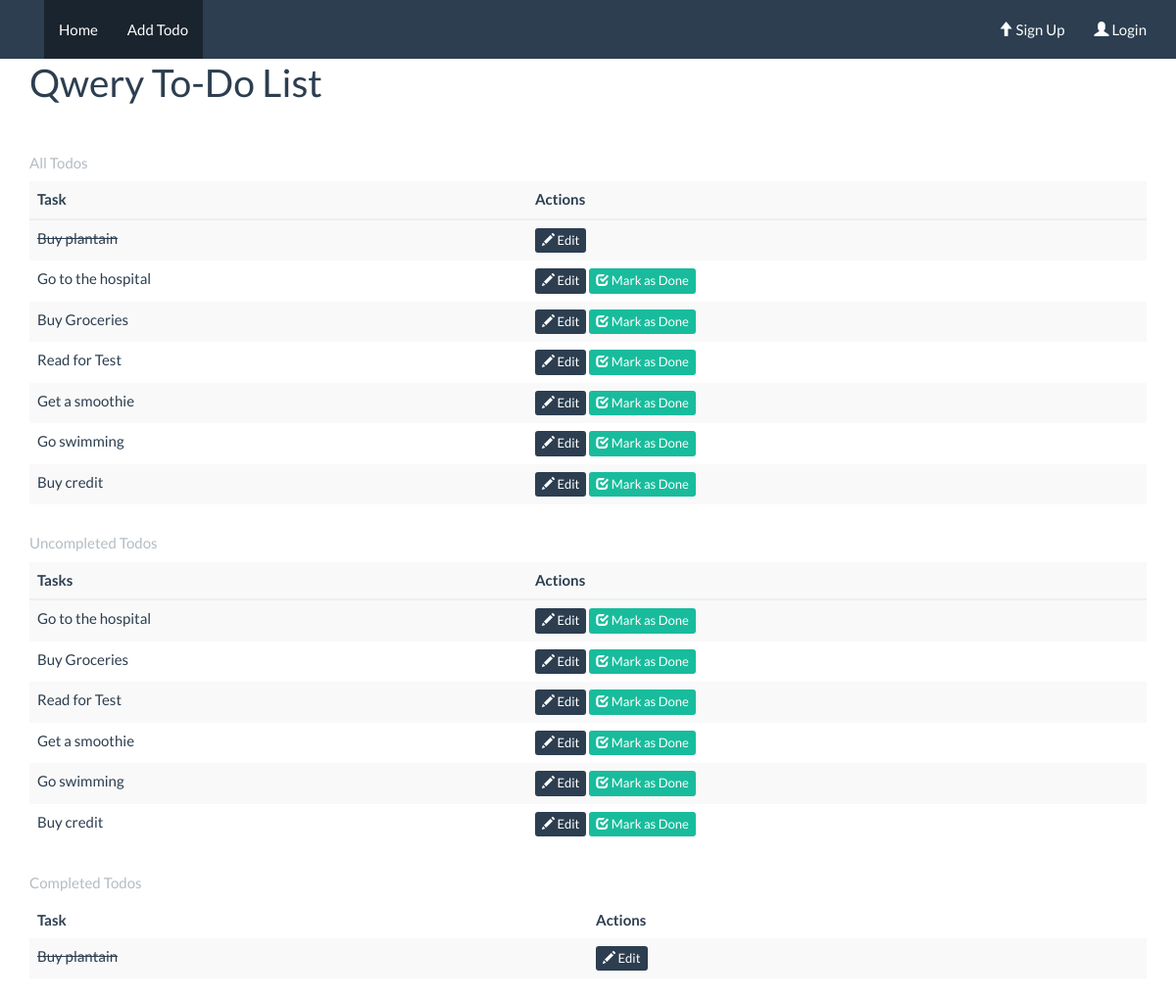
Page /home on the earlier database version.
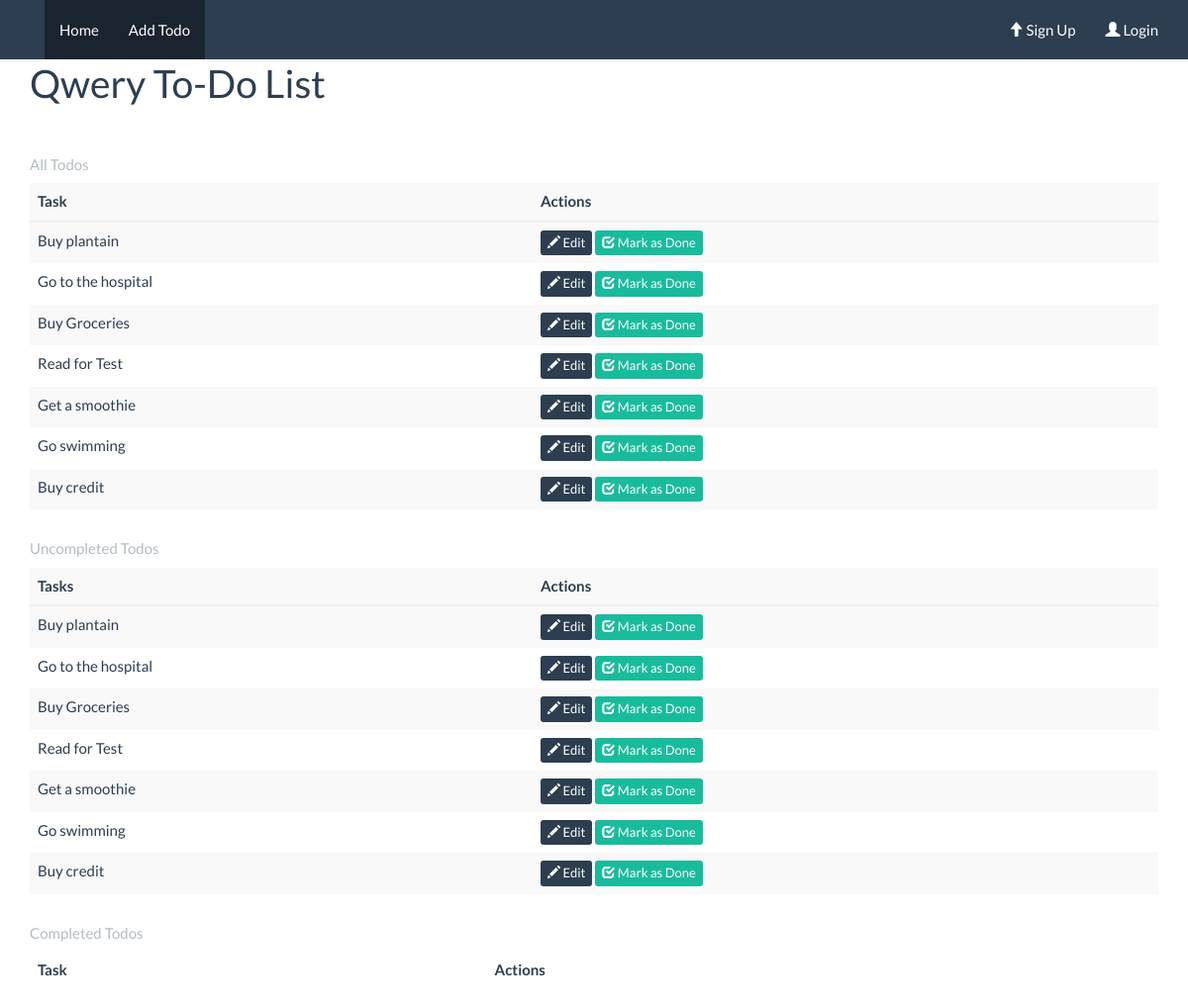
Same page on the later database version.
### src/models.py (models this page shows, shortened)
class SaveMixin(object):
    def save(self):
        db.session.add(self)
        db.session.commit()
        return self

class TodoList(SaveMixin,db.Model):
    id = db.Column(db.Integer, primary_key=True)
    title = db.Column(db.String)
    status = db.Column(db.Boolean)

### src/views.py (the view)
@app.route('/')
@app.route('/home')
def home():
    todos = TodoList.query.all()
    todos_done = TodoList.query.filter_by(status=True)
    todos_undone = TodoList.query.filter_by(status=False)
    return render_template("home.html",todos=todos, todos_done=todos_done, todos_undone=todos_undone)

### src/templates/home.html (shortened to what this page needs)
{% extends "base.html" %} {% block body %}
<div class="page-header">
  <div class="row">
    <div class="col-lg-8 col-md-7 col-sm-6">
      <h1>Qwery To-Do List</h1>
    </div>
  </div>
</div>
<table class="table table-striped table-hover ">
  <thead>
    <caption>All Todos</caption>
    <tr>
      <th>Task</th>
      <th>Actions</th>
    </tr>
  </thead>
  <tbody>
    {% for todo in todos %}
    {% if not todo.status %}
    <tr>
      <td>{{todo.title}}</td>
      <td>
        <a href="{{url_for('edit_todo', todo_id=todo.id)}}" class="btn btn-primary btn-xs" role="button"><span class="glyphicon glyphicon-pencil"></span> Edit</a>
        <a href="{{url_for('home', id=id)}}" class="btn btn-success btn-xs" role="button"><span class="glyphicon glyphicon-check"></span> Mark as Done</a>
      </td>
    </tr>
    {% else %}
    <tr>
      <td><s>{{todo.title}}</s></td>
      <td>
        <a href="{{url_for('edit_todo', todo_id=todo.id)}}" class="btn btn-primary btn-xs" role="button"><span class="glyphicon glyphicon-pencil"></span> Edit</a>
      </td>
    </tr>
    {% endif %}
    {% endfor %}
  </tbody>
</table>
<table class="table table-striped table-hover ">
  <thead>
    <caption>Uncompleted Todos</caption>
    <tr>
      <th>Tasks</th>
      <th>Actions</th>
    </tr>
  </thead>
  <tbody>
    {% for todo in todos_undone %}
    <tr>
      <td>{{todo.title}}</td>
      <td>
        <a href="{{url_for('edit_todo', todo_id=todo.id)}}" class="btn btn-primary btn-xs" role="button"><span class="glyphicon glyphicon-pencil"></span> Edit</a>
        <a href="{{url_for('home', id=id)}}" class="btn btn-success btn-xs" role="button"><span class="glyphicon glyphicon-check"></span> Mark as Done</a>
      </td>
    </tr>
    {% endfor %}
  </tbody>
</table>
<table class="table table-striped table-hover ">
  <caption>Completed Todos</caption>
  <thead>
    <tr>
      <th>Task</th>
      <th>Actions</th>
    </tr>
  </thead>
  <tbody>
    {% for todo in todos_done %}
    <tr>
      <td><s>{{todo.title}}</s></td>
      <td>
        <a href="{{url_for('edit_todo', todo_id=todo.id)}}" class="btn btn-primary btn-xs" role="button"><span class="glyphicon glyphicon-pencil"></span> Edit</a>
      </td>
    </tr>
    {% endfor %}
  </tbody>
</table>
{% endblock %}

### src/templates/base.html (shortened to what this page needs)
<!DOCTYPE html>
<html lang="en">
<head>
  <link type="text/css" rel="stylesheet" href="{{url_for("static", filename="css/bootstrap.min.css")}}">
  <link rel="stylesheet" type="text/css" href="{{url_for("static", filename="css/style.css")}}">
</head>
<body>
  <div class="container">
    <div class="navbar navbar-default navbar-fixed-top">
    <div class="container">
      <div class="navbar-header">
        <a class="navbar-brand" rel="home" href="{{url_for("home")}}" title="Qwery To-Do List">
        </a>
      </div>
      <div id="navbar" class="collapse navbar-collapse navbar-responsive-collapse">
        <ul class="nav navbar-nav">
          <li class="active"><a href="{{url_for("home")}}">
              Home</a></li>
          <li class="active"><a href="{{url_for("add_todo")}}">
              Add Todo</a></li>
        </ul>
        <ul class="nav navbar-nav navbar-right">
          <li><a href="{{ url|safe }}"><span class="glyphicon glyphicon-arrow-up"></span> Sign Up </a></li>
          <li><a href="{{ url|safe }}"><span class="glyphicon glyphicon-user"></span> Login </a></li>
        </ul>
      </div>
    </div>
  </div>
    {% block body %}
    {% endblock %}
  </div>
</body>
</html>

### src/static/css/style.css (style rules this page uses)
html, body { height: 100%; }
td { width: 100px !important; }

Differences in the rows shown:
changed TodoList "Buy plantain": status True → False (drawn); moves from the list under "Completed Todos" to the list under "Uncompleted Todos"
